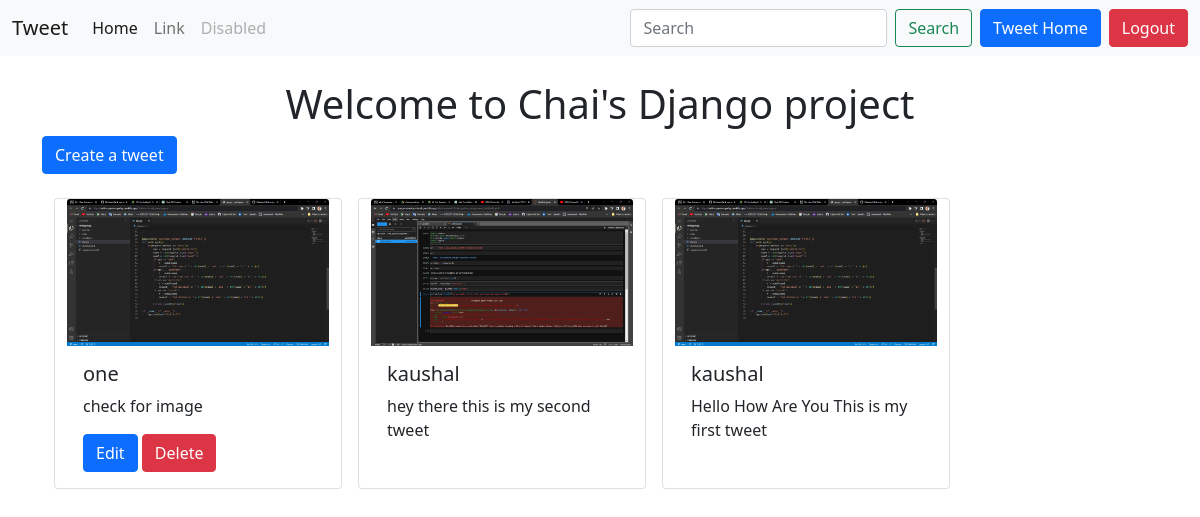
Screenshot of /tweet/ (signed in) with the database file from the repository.
### tweet/models.py (models this page shows, shortened)
class Tweet(models.Model):
    user = models.ForeignKey(User,on_delete=models.CASCADE)
    text = models.TextField(max_length=240)
    image = models.ImageField(upload_to='photos/',blank=True,null=True)
    created_at = models.DateTimeField(auto_now_add=True)
    updated_at = models.DateTimeField(auto_now=True)

### tweet/views.py (the view)
# urls.py: path('',views.tweet_list,name='tweet_list'),
def tweet_list(request):
    tweets = Tweet.objects.all().order_by('-created_at')
    return render(request,'tweet_list.html',{'tweets':tweets})

### tweet/templates/tweet_list.html (shortened to what this page needs)
{% extends "layout.html" %}
{% block content %}
<h1 class="text-center  mt-4">Welcome to Chai's Django project</h1>
<a class="btn btn-primary mb-4" href="{% url 'tweet_create' %}">Create a tweet</a>
<div class="container row gap-3">
  {% for tweet in  tweets %}
  <div class="card" style="width: 18rem;">
    <img src="{{tweet.image.url}}" class="card-img-top" alt="...">
    <div class="card-body">
      <h5 class="card-title">{{tweet.user.username}}</h5>
      <p class="card-text">{{tweet.text}}</p>
      {% if tweet.user == user %}
      <a href="{% url 'tweet_edit' tweet.id%}" class="btn btn-primary">Edit</a>
      <a href="{% url 'tweet_delete' tweet.id%}" class="btn btn-danger">Delete</a>
      {% endif %}
    </div>
  </div>
  {% endfor %}
</div>
{% endblock %}

### static/style.css (style rules this page uses)
body { background-color: #161616; font-family: Arial, sans-serif; color: #fff; }

### rows the page displays
Tweet: image (picture), user.username "one", text "check for image", shows "Edit"
Tweet: image (picture), user.username "kaushal", text "hey there this is my second tweet"
Tweet: image (picture), user.username "kaushal", text "Hello How Are You This is my first tweet"
